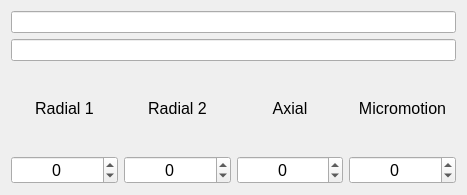
<?xml version="1.0" encoding="UTF-8"?>
<ui version="4.0">
 <class>Form</class>
 <widget class="QWidget" name="Form">
  <property name="geometry">
   <rect>
    <x>0</x>
    <y>0</y>
    <width>467</width>
    <height>195</height>
   </rect>
  </property>
  <property name="sizePolicy">
   <sizepolicy hsizetype="Preferred" vsizetype="Fixed">
    <horstretch>0</horstretch>
    <verstretch>0</verstretch>
   </sizepolicy>
  </property>
  <property name="windowTitle">
   <string>Form</string>
  </property>
  <layout class="QGridLayout" name="gridLayout">
   <item row="2" column="2">
    <widget class="QLabel" name="label_3">
     <property name="font">
      <font>
       <pointsize>12</pointsize>
      </font>
     </property>
     <property name="text">
      <string>Axial</string>
     </property>
     <property name="alignment">
      <set>Qt::AlignCenter</set>
     </property>
    </widget>
   </item>
   <item row="0" column="0" colspan="4">
    <widget class="QLineEdit" name="uiCollection">
     <property name="readOnly">
      <bool>true</bool>
     </property>
    </widget>
   </item>
   <item row="2" column="1">
    <widget class="QLabel" name="label_2">
     <property name="font">
      <font>
       <pointsize>12</pointsize>
      </font>
     </property>
     <property name="text">
      <string>Radial 2</string>
     </property>
     <property name="alignment">
      <set>Qt::AlignCenter</set>
     </property>
    </widget>
   </item>
   <item row="2" column="0">
    <widget class="QLabel" name="label">
     <property name="font">
      <font>
       <pointsize>12</pointsize>
      </font>
     </property>
     <property name="text">
      <string>Radial 1</string>
     </property>
     <property name="alignment">
      <set>Qt::AlignCenter</set>
     </property>
    </widget>
   </item>
   <item row="2" column="3">
    <widget class="QLabel" name="label_4">
     <property name="font">
      <font>
       <pointsize>12</pointsize>
      </font>
     </property>
     <property name="text">
      <string>Micromotion</string>
     </property>
     <property name="alignment">
      <set>Qt::AlignCenter</set>
     </property>
    </widget>
   </item>
   <item row="1" column="0" colspan="4">
    <widget class="QLineEdit" name="uiName">
     <property name="readOnly">
      <bool>true</bool>
     </property>
    </widget>
   </item>
   <item row="3" column="0">
    <widget class="QSpinBox" name="uiRadial1">
     <property name="font">
      <font>
       <pointsize>12</pointsize>
      </font>
     </property>
     <property name="alignment">
      <set>Qt::AlignCenter</set>
     </property>
     <property name="keyboardTracking">
      <bool>false</bool>
     </property>
     <property name="minimum">
      <number>-5</number>
     </property>
     <property name="maximum">
      <number>5</number>
     </property>
    </widget>
   </item>
   <item row="3" column="1">
    <widget class="QSpinBox" name="uiRadial2">
     <property name="font">
      <font>
       <pointsize>12</pointsize>
      </font>
     </property>
     <property name="alignment">
      <set>Qt::AlignCenter</set>
     </property>
     <property name="keyboardTracking">
      <bool>false</bool>
     </property>
     <property name="minimum">
      <number>-5</number>
     </property>
     <property name="maximum">
      <number>5</number>
     </property>
    </widget>
   </item>
   <item row="3" column="2">
    <widget class="QSpinBox" name="uiAxial">
     <property name="font">
      <font>
       <pointsize>12</pointsize>
      </font>
     </property>
     <property name="alignment">
      <set>Qt::AlignCenter</set>
     </property>
     <property name="keyboardTracking">
      <bool>false</bool>
     </property>
     <property name="minimum">
      <number>-5</number>
     </property>
     <property name="maximum">
      <number>5</number>
     </property>
    </widget>
   </item>
   <item row="3" column="3">
    <widget class="QSpinBox" name="uiMicromotion">
     <property name="font">
      <font>
       <pointsize>12</pointsize>
      </font>
     </property>
     <property name="alignment">
      <set>Qt::AlignCenter</set>
     </property>
     <property name="keyboardTracking">
      <bool>false</bool>
     </property>
     <property name="minimum">
      <number>-5</number>
     </property>
     <property name="maximum">
      <number>5</number>
     </property>
    </widget>
   </item>
  </layout>
 </widget>
 <resources/>
 <connections/>
</ui>
